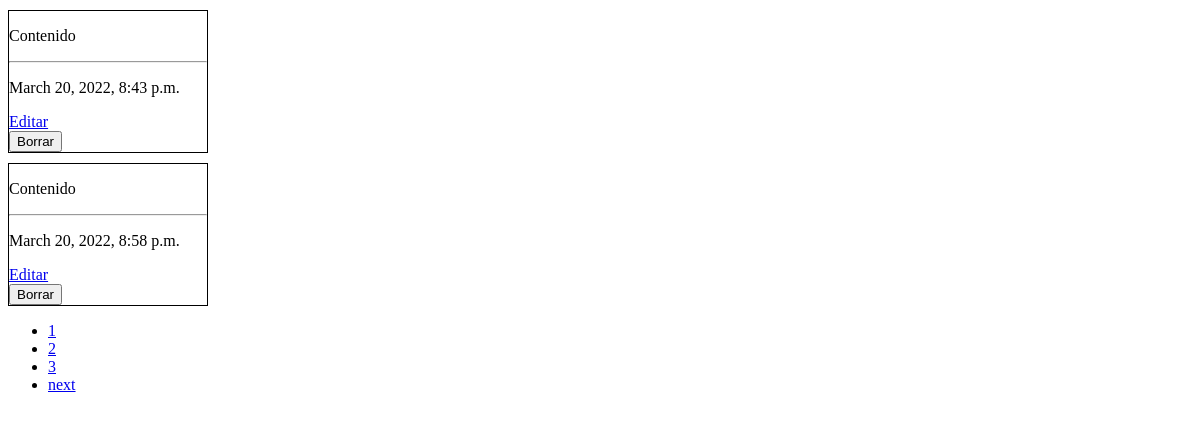
The app's page /comments/, older data.
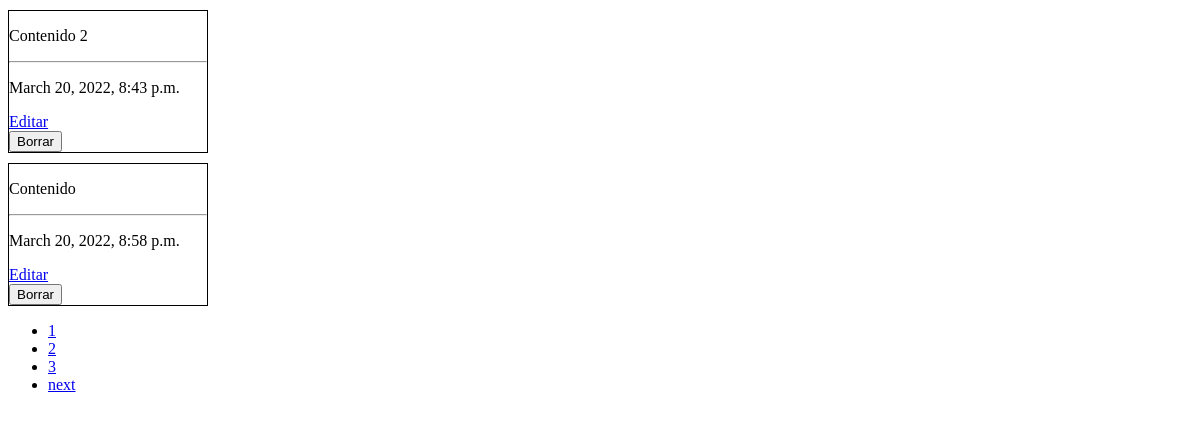
The same page, newer data.
### comments/models.py (models this page shows, shortened)
class Comment(models.Model):
    text = models.TextField()
    date_posted = models.DateTimeField(auto_now_add=True)
    element = models.ForeignKey(Element, related_name='comments', on_delete=models.CASCADE, null=True)

### comments/views.py (the view)
# urls.py: path('', views.index, name='index')
def index(request):
    comments = Comment.objects.all()
    paginator = Paginator(comments,2)
    page_number = request.GET.get('page')
    comments_page = paginator.get_page(page_number)
    return render(request,'comments/index.html',{'comments':comments_page})

### comments/templates/comments/index.html (shortened to what this page needs)
<!DOCTYPE html>
<html lang="es">
<head>
</head>
<body>
    <div style="width: 200px">
        {% for c in comments %}
        <div style="margin-top: 10px; border: 1px solid;">
            <p>{{ c.text }}</p>
            <hr>
            <p>{{ c.date_posted }}</p>
            <a href="{% url 'comments:update' c.id %}">Editar</a>
            <form action="{% url 'comments:delete' c.id %}" method="post">
                <button type="submit">Borrar</button>
            </form>
        </div>
        {% endfor %}
        <nav aria-label="Page navigation example">
            <ul class="pagination justify-content-center mt-3">
                {% for i in comments.paginator.page_range %}
                {% if i == comments.number %}
                <li class="page-item active">
                    <a class="page-link" href="#">{{ i }}</a>
                </li>
                {% else %}
                <li class="page-item">
                    <a class="page-link" href="?page={{ i }}">{{ i }}</a>
                </li>
                {% endif %}
                {% endfor %}
                {% if comments.has_next %}
                <li class="page-item">
                    <a class="page-link" href="?page={{ comments.next_page_number }}">next</a>
                </li>
                {% endif %}
            </ul>
        </nav>
    </div>
</body>
</html>

Row changes from the older to the newer data that the page shows:
changed Comment: text "Contenido" → "Contenido 2"
